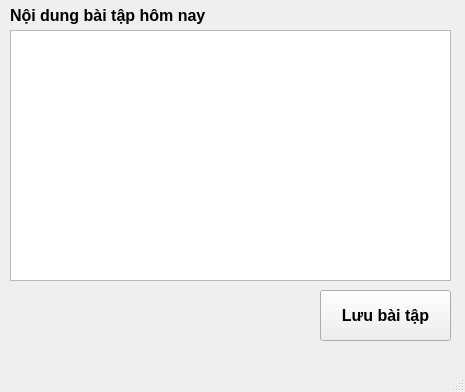
<?xml version="1.0" encoding="UTF-8"?>
<ui version="4.0">
 <class>MainWindow</class>
 <widget class="QMainWindow" name="MainWindow">
  <property name="geometry">
   <rect>
    <x>0</x>
    <y>0</y>
    <width>465</width>
    <height>392</height>
   </rect>
  </property>
  <property name="windowTitle">
   <string>Xem bài tập</string>
  </property>
  <widget class="QWidget" name="centralwidget">
   <widget class="QTextEdit" name="textEditNoiDung">
    <property name="geometry">
     <rect>
      <x>10</x>
      <y>30</y>
      <width>441</width>
      <height>251</height>
     </rect>
    </property>
   </widget>
   <widget class="QLabel" name="label">
    <property name="geometry">
     <rect>
      <x>10</x>
      <y>0</y>
      <width>251</width>
      <height>31</height>
     </rect>
    </property>
    <property name="font">
     <font>
      <pointsize>12</pointsize>
      <weight>75</weight>
      <bold>true</bold>
     </font>
    </property>
    <property name="text">
     <string>Nội dung bài tập hôm nay</string>
    </property>
   </widget>
   <widget class="QPushButton" name="buttonLuu">
    <property name="geometry">
     <rect>
      <x>320</x>
      <y>290</y>
      <width>131</width>
      <height>51</height>
     </rect>
    </property>
    <property name="font">
     <font>
      <pointsize>12</pointsize>
      <weight>75</weight>
      <bold>true</bold>
     </font>
    </property>
    <property name="text">
     <string>Lưu bài tập</string>
    </property>
   </widget>
  </widget>
  <widget class="QMenuBar" name="menubar">
   <property name="geometry">
    <rect>
     <x>0</x>
     <y>0</y>
     <width>465</width>
     <height>21</height>
    </rect>
   </property>
  </widget>
  <widget class="QStatusBar" name="statusbar"/>
 </widget>
 <resources/>
 <connections/>
</ui>
